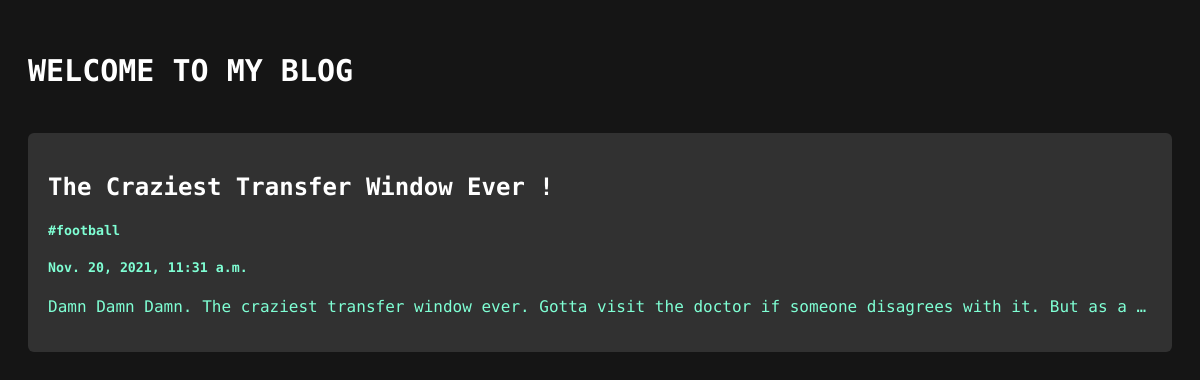
The page / on the database its author committed.
### posts/models.py (models this page shows)
class Post(models.Model):
    title = models.CharField(max_length=100)
    body = models.CharField(max_length=1000000)
    tag = models.CharField(max_length=10, default="null")
    created_at = models.DateTimeField(default=datetime.now, blank=True)

### posts/views.py (the view)
# urls.py: path('', views.index, name='index'),
def index(request):
    all_posts = Post.objects.all()
    return render(request, 'index.html', {'posts': all_posts})

### templates/index.html (shortened to what this page needs)
<!DOCTYPE html>
<html>
  <head>
    <link
      rel="stylesheet"
      href="https://cdnjs.cloudflare.com/ajax/libs/font-awesome/5.14.0/js/regular.min.js"
    />
  </head>
  <body>
    <div class="header">
      <h2>Welcome To My Blog</h2>
    </div>
    <div class="row">
      <div class="leftcolumn">
        {% for post in posts %}
        <div class="card">
          <a href="/post/{{post.title}}">
            <h2>{{post.title}}</h2>
            <h5>{{post.tag}}</h5>
            <h5>{{post.created_at}}</h5>
            <p>{{post.body|truncatewords:20}}</p>
          </a>
        </div>
        {% endfor %}
      </div>
    </div>
  </body>
</html>

### templates/index.html (style rules this page uses)
* { box-sizing: border-box; }
body { font-family: "Share Tech Mono", monospace; padding: 20px; background-color: #151515; color: white; }
.header { font-size: 20px; text-align: start; text-transform: uppercase; }
.leftcolumn { float: left; width: 100%; }
.card { background-color: #313131; padding: 20px; margin-top: 20px; border-radius: 6px; }
a { text-decoration: none; color: aquamarine; }
h2 { color: white; }
.row:after { content: ""; display: table; clear: both; }

### rows shown on the page
Post: title "The Craziest Transfer Window Ever !", tag "#football", created_at "Nov. 20, 2021, 11:31 a.m.", body "Damn Damn Damn. The craziest transfer window ever. Gotta visit the doctor if someone disagrees with it. But as a …"
